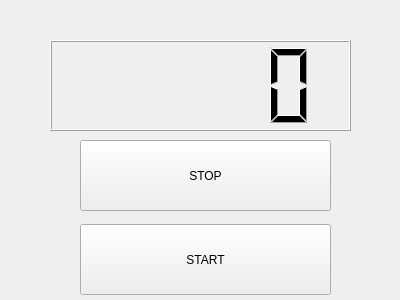
<?xml version="1.0" encoding="UTF-8"?>
<ui version="4.0">
 <class>Counter</class>
 <widget class="QWidget" name="Counter">
  <property name="geometry">
   <rect>
    <x>0</x>
    <y>0</y>
    <width>400</width>
    <height>300</height>
   </rect>
  </property>
  <property name="windowTitle">
   <string>Counter</string>
  </property>
  <widget class="QPushButton" name="button">
   <property name="geometry">
    <rect>
     <x>80</x>
     <y>140</y>
     <width>251</width>
     <height>71</height>
    </rect>
   </property>
   <property name="text">
    <string>STOP</string>
   </property>
  </widget>
  <widget class="QLCDNumber" name="lcdNumber">
   <property name="geometry">
    <rect>
     <x>50</x>
     <y>40</y>
     <width>301</width>
     <height>91</height>
    </rect>
   </property>
  </widget>
  <widget class="QPushButton" name="buttonStart">
   <property name="geometry">
    <rect>
     <x>80</x>
     <y>224</y>
     <width>251</width>
     <height>71</height>
    </rect>
   </property>
   <property name="text">
    <string>START</string>
   </property>
  </widget>
 </widget>
 <resources/>
 <connections/>
</ui>
